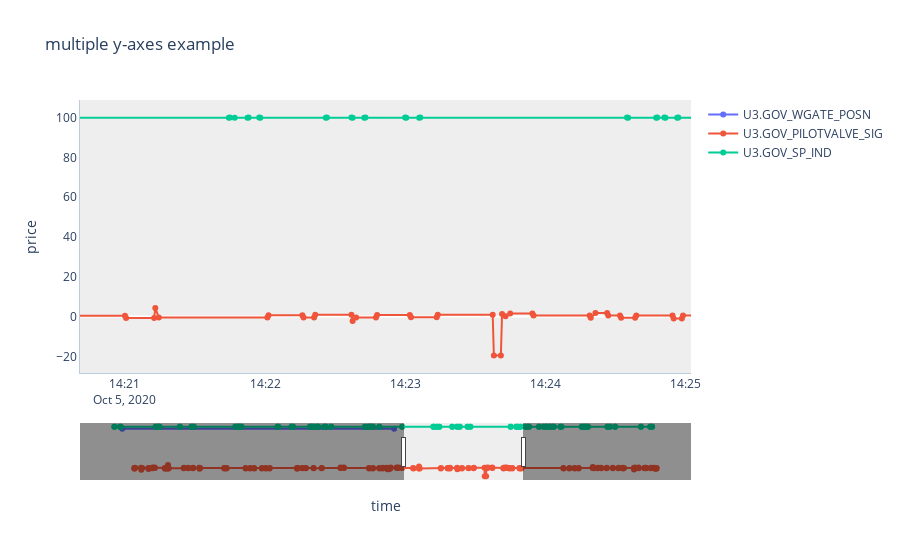

Notebook cell for this chart:
### Code cell
V=\
"""
trying live wk gov plot
"""
import dash
import dash_core_components as dcc
import dash_html_components as html
import plotly.graph_objects as go

import pandas as pd
import numpy as np

fig = go.Figure()
ys = [
    'y1', 'y2', 'y3'
] # seems to be hardcoded to link to fig's yaxis1 yaxis2 etc.
for i, df in enumerate(ldfs):
    catch=fig.add_trace(go.Scatter(
        x=df.index,
        y=df[df.columns[0]],
        name=df.columns[0],
#         yaxis = ys[0],
        mode='lines+markers', connectgaps=True, # js is tricter? connectgaps=1 doesn't work
        
    ))
    if i > 1:
        break


# Create axis objects
fig = fig.update_layout(
    xaxis=dict(
        domain=[0, 1],
        # range=[ldfs[1].index[60], ldfs[1].index[-60]]
    ),
    yaxis1=dict(
        title="yaxis1 title",
        # anchor='free'
        #rangemode='tozero',
    ),
    yaxis2=dict(
        title="yaxis2 title",

        anchor="free",
        overlaying="y",
        side="right",
        position=0.9,
        #rangemode='tozero',

    ),
    yaxis3=dict(
        title="yaxis3 title",

        anchor="x",
        overlaying="y",
        side="right",
        position=0.95,
        #rangemode='tozero',

    ),
    yaxis4=dict(
        title="yaxis4 title",
        titlefont=dict(
            color="#9467bd"
        ),
        tickfont=dict(
            color="#9467bd"
        ),
        anchor="free",
        overlaying="y",
        side="right",
        position=0.85
    )
)

layout = go.Layout(
    title="layout adjust",
    plot_bgcolor="#EEEEEE",  # Sets background color to white
    xaxis=dict(
        title="time",
        linecolor="#BCCCDC",  # Sets color of X-axis line
        showgrid=False,  # Removes X-axis grid lines
        
        type="date",
        # https://github.com/d3/d3-time-format#locale_format
        
        showspikes=True, # Show spike line for X-axis
        # Format spike
        spikethickness=1,
        spikedash="dot",
        spikecolor="#555555",
        spikemode="across",
        
        rangeslider=dict(
            autorange=True,
            visible=True,
        ),
        #tickformat = '%Hhr <br> %M:%S',
    ),
    yaxis1=dict(
        title="price",  
        linecolor="#BCCCDC",  # Sets color of Y-axis line
        showgrid=False,  # Removes Y-axis grid lines    
    ),
    yaxis2=dict(
        title="price",  
        linecolor="#FF0000",  # Sets color of Y-axis line
        showgrid=False,  # Removes Y-axis grid lines    
    ),
    title_text="multiple y-axes example",
#     width=1200,
#     height=600,
)
c=fig.update_traces(mode="markers+lines", hovertemplate =
        '<br><b>=%{y}</b>'+
        '<br><i>timestamp</i>: %{x}<br>')
c=fig.update_layout(hovermode="x unified")
# Update layout properties
fig = fig.update_layout(
    layout
)

fig.show()

### Figure 1 — Plotly figure (JSON) as saved in the notebook; plotly's stock layout.template omitted (floating-point values rounded to 4 significant figures; data arrays with more than 128 entries replaced by an {"elided": "..."} marker saying what was removed)
{"data": [{"connectgaps": true, "hovertemplate": "<br><b>=%{y}</b><br><i>timestamp</i>: %{x}<br>", "mode": "markers+lines", "name": "U3.GOV_WGATE_POSN", "type": "scatter", "x": ["2020-10-05T14:10:18", "2020-10-05T14:20:18"], "y": [95, 95]}, {"connectgaps": true, "hovertemplate": "<br><b>=%{y}</b><br><i>timestamp</i>: %{x}<br>", "mode": "markers+lines", "name": "U3.GOV_PILOTVALVE_SIG", "type": "scatter", "x": {"elided": "160 str values"}, "y": {"elided": "160 float values"}}, {"connectgaps": true, "hovertemplate": "<br><b>=%{y}</b><br><i>timestamp</i>: %{x}<br>", "mode": "markers+lines", "name": "U3.GOV_SP_IND", "type": "scatter", "x": {"elided": "130 str values"}, "y": {"elided": "130 float values"}}], "layout": {"autosize": true, "hovermode": "x unified", "plot_bgcolor": "#EEEEEE", "title": {"text": "multiple y-axes example"}, "xaxis": {"autorange": false, "domain": [0, 1], "linecolor": "#BCCCDC", "range": ["2020-10-05 14:20:40.7558", "2020-10-05 14:25:02.4256"], "rangeslider": {"autorange": true, "range": ["2020-10-05 14:08:46.2674", "2020-10-05 14:31:11.7326"], "visible": true, "yaxis": {"_template": null, "rangemode": "match"}}, "showgrid": false, "showspikes": true, "spikecolor": "#555555", "spikedash": "dot", "spikemode": "across", "spikethickness": 1, "title": {"text": "time"}, "type": "date"}, "yaxis": {"autorange": true, "linecolor": "#BCCCDC", "range": [-29.46, 110.0], "showgrid": false, "title": {"text": "price"}, "type": "linear"}, "yaxis2": {"anchor": "free", "linecolor": "#FF0000", "overlaying": "y", "position": 0.9, "showgrid": false, "side": "right", "title": {"text": "price"}}, "yaxis3": {"anchor": "x", "overlaying": "y", "position": 0.95, "side": "right", "title": {"text": "yaxis3 title"}}, "yaxis4": {"anchor": "free", "overlaying": "y", "position": 0.85, "side": "right", "tickfont": {"color": "#9467bd"}, "title": {"font": {"color": "#9467bd"}, "text": "yaxis4 title"}}}}
